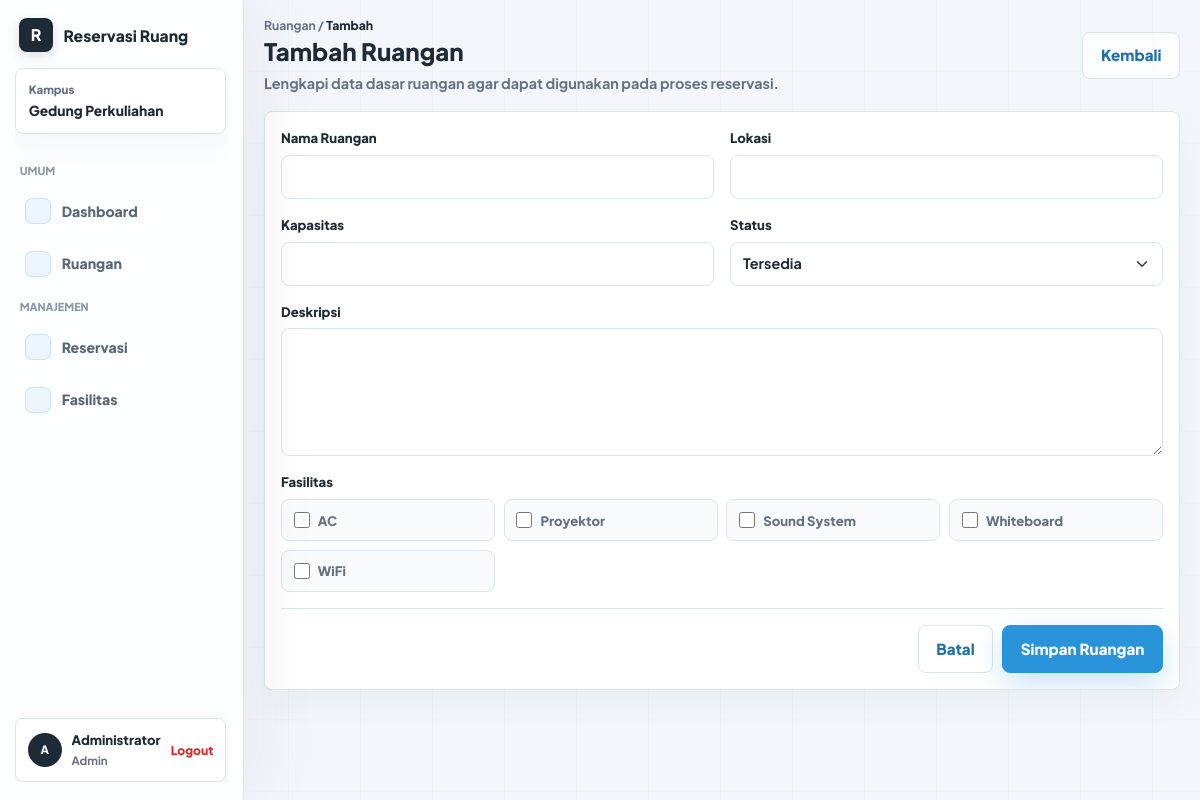
The page /pages/room-create.php (signed in) on the database its author committed.
### tables this page shows
CREATE TABLE facilities (
    id INT AUTO_INCREMENT PRIMARY KEY,
    facility_name VARCHAR(100) NOT NULL
);

### includes/helpers.php (called while the page is built, shortened)
<?php
function e($value)
{
    return htmlspecialchars((string) $value, ENT_QUOTES, 'UTF-8');
}
function base_path()
{
    return '/uas_ppw_s2/';
}
function url($path = '')
{
    return base_path() . ltrim($path, '/');
}

### includes/room_helpers.php (called while the page is built, shortened)
<?php
function fetch_all_rows($conn, $sql, $types = '', $params = [])
{
    $stmt = mysqli_prepare($conn, $sql);
    mysqli_stmt_execute($stmt);
    $result = mysqli_stmt_get_result($stmt);
    return mysqli_fetch_all($result, MYSQLI_ASSOC);
}
function room_status_options()
{
    return [
        'available' => 'Tersedia',
        'maintenance' => 'Perawatan',
        'unavailable' => 'Tidak Tersedia',
    ];
}
function fetch_facilities($conn)
{
    return fetch_all_rows(
        $conn,
        "SELECT id, facility_name
         FROM facilities
         ORDER BY facility_name ASC"
    );
}

### pages/room-create.php (the view, shortened to what this page needs)
<?php
require_once __DIR__ . '/../includes/helpers.php';
require_once __DIR__ . '/../includes/room_helpers.php';
$form = [
    'room_name' => '',
    'location' => '',
    'capacity' => '',
    'status' => 'available',
    'description' => '',
];
$facilities = fetch_facilities($conn);
$selectedFacilities = [];
$errors = [];
require_once __DIR__ . '/../includes/header.php';
?>
<main class="dashboard-page">
    <div class="dashboard-shell">
        <header class="content-topbar">
            <div>
                <span class="dashboard-crumb">Ruangan / <strong>Tambah</strong></span>
                <h1>Tambah Ruangan</h1>
                <p>Lengkapi data dasar ruangan agar dapat digunakan pada proses reservasi.</p>
            </div>
            <a href="<?= url('pages/rooms.php'); ?>" class="btn btn-outline-primary">Kembali</a>
        </header>
        <section class="dashboard-panel form-panel">
            <form method="post" data-validate>
                <div class="form-grid">
                    <div class="form-field">
                        <label for="room_name">Nama Ruangan</label>
                        <input
                            type="text"
                            id="room_name"
                            name="room_name"
                            class="form-control <?= isset($errors['room_name']) ? 'is-invalid-lite' : ''; ?>"
                            value="<?= e($form['room_name']); ?>"
                            data-required
                            data-message="Nama ruangan wajib diisi."
                        >
                    </div>
                    <div class="form-field">
                        <label for="location">Lokasi</label>
                        <input
                            type="text"
                            id="location"
                            name="location"
                            class="form-control <?= isset($errors['location']) ? 'is-invalid-lite' : ''; ?>"
                            value="<?= e($form['location']); ?>"
                            data-required
                            data-message="Lokasi ruangan wajib diisi."
                        >
                    </div>
                    <div class="form-field">
                        <label for="capacity">Kapasitas</label>
                        <input
                            type="number"
                            id="capacity"
                            name="capacity"
                            min="1"
                            class="form-control <?= isset($errors['capacity']) ? 'is-invalid-lite' : ''; ?>"
                            value="<?= e($form['capacity']); ?>"
                            data-required
                            data-message="Kapasitas wajib diisi."
                        >
                    </div>
                    <div class="form-field">
                        <label for="status">Status</label>
                        <select id="status" name="status" class="form-select">
                            <?php foreach (room_status_options() as $value => $label): ?>
                                <option value="<?= e($value); ?>" <?= $form['status'] === $value ? 'selected' : ''; ?>>
                                    <?= e($label); ?>
                                </option>
                            <?php endforeach; ?>
                        </select>
                    </div>
                    <div class="form-field form-field-wide">
                        <label for="description">Deskripsi</label>
                        <textarea id="description" name="description" class="form-control" rows="4"><?= e($form['description']); ?></textarea>
                    </div>
                    <div class="form-field form-field-wide">
                        <span class="form-label-text">Fasilitas</span>
                        <div class="facility-options">
                            <?php foreach ($facilities as $facility): ?>
                                <label>
                                    <input
                                        type="checkbox"
                                        name="facility_ids[]"
                                        value="<?= e($facility['id']); ?>"
                                        <?= in_array((int) $facility['id'], $selectedFacilities, true) ? 'checked' : ''; ?>
                                    >
                                    <span><?= e($facility['facility_name']); ?></span>
                                </label>
                            <?php endforeach; ?>
                        </div>
                    </div>
                </div>
                <div class="form-actions">
                    <a href="<?= url('pages/rooms.php'); ?>" class="btn btn-outline-primary">Batal</a>
                    <button type="submit" class="btn btn-primary">Simpan Ruangan</button>
                </div>
            </form>
        </section>
    </div>
</main>
<?php require_once __DIR__ . '/../includes/footer.php'; ?>

### assets/css/style.css (style rules this page uses)
:root { --brand: #2a94db; --brand-dark: #1f6fa8; --brand-soft: #eaf6fd; --accent: #14b8a6; --warning: #f59e0b; --bg: #f6f9fc; --surface: #ffffff; --surface-subtle: #f9fbfd; --ink: #1f2a37; --muted: #667085; --border: #d9e4ee; --line: rgba(42, 148, 219, 0.16); --shadow: 0 22px 60px rgba(31, 42, 55, 0.1); }
* { box-sizing: border-box; }
body { min-height: 100vh; background: linear-gradient(90deg, rgba(42, 148, 219, 0.05) 1px, transparent 1px), linear-gradient(0deg, rgba(42, 148, 219, 0.04) 1px, transparent 1px), var(--bg); background-size: 72px 72px; color: var(--ink); font-family: "Plus Jakarta Sans", system-ui, -apple-system, BlinkMacSystemFont, "Segoe UI", sans-serif; font-size: 16px; }
a { color: var(--brand); text-decoration: none; }
.has-sidebar .dashboard-page { flex: 1; }
.btn { border-radius: 8px; font-size: 0.95rem; font-weight: 800; padding: 0.72rem 1.1rem; }
.btn-primary { background: var(--brand); border-color: var(--brand); box-shadow: 0 12px 30px rgba(42, 148, 219, 0.24); }
.btn-outline-primary { background: rgba(255, 255, 255, 0.72); border-color: var(--border); color: var(--brand-dark); }
.dashboard-page { min-height: 100vh; padding: 1rem 1.25rem 2rem; }
.dashboard-shell { margin: 0; max-width: none; width: 100%; }
.dashboard-crumb { color: var(--muted); display: block; font-size: 0.76rem; font-weight: 700; margin-bottom: 0.2rem; }
.dashboard-crumb strong { color: var(--ink); font-weight: 800; }
.dashboard-panel { background: var(--surface); border: 1px solid var(--border); border-radius: 8px; box-shadow: 0 14px 32px rgba(31, 42, 55, 0.045); overflow: hidden; }
.content-topbar { align-items: center; display: flex; gap: 1rem; justify-content: space-between; margin-bottom: 1rem; }
.content-topbar h1 { color: var(--ink); font-size: clamp(1.35rem, 2vw, 1.8rem); font-weight: 800; letter-spacing: 0; margin: 0; }
.content-topbar p { color: var(--muted); font-size: 0.9rem; font-weight: 700; line-height: 1.6; margin: 0.35rem 0 0; }
.form-panel { padding: 1rem; }
.form-grid { display: grid; gap: 1rem; grid-template-columns: repeat(2, minmax(0, 1fr)); }
.form-field { min-width: 0; }
.form-field-wide { grid-column: 1 / -1; }
.form-field label { color: var(--ink); display: block; font-size: 0.82rem; font-weight: 800; margin-bottom: 0.45rem; }
.form-label-text { color: var(--ink); display: block; font-size: 0.82rem; font-weight: 800; margin-bottom: 0.45rem; }
.form-field .form-control, .form-field .form-select, .room-search-form .form-control { border-color: var(--border); border-radius: 8px; color: var(--ink); font-size: 0.9rem; font-weight: 700; min-height: 44px; }
.form-field textarea.form-control { min-height: 128px; }
.form-actions { align-items: center; border-top: 1px solid var(--border); display: flex; gap: 0.55rem; justify-content: flex-end; margin-top: 1rem; padding-top: 1rem; }
.facility-options { display: grid; gap: 0.55rem; grid-template-columns: repeat(auto-fit, minmax(170px, 1fr)); }
.facility-options label { align-items: center; background: var(--surface-subtle); border: 1px solid var(--border); border-radius: 8px; color: var(--muted); cursor: pointer; display: flex; font-size: 0.82rem; font-weight: 800; gap: 0.52rem; margin: 0; min-height: 42px; padding: 0.62rem 0.72rem; transition: background 160ms ease, border-color 160ms ease, color 160ms ease; }
.facility-options input { accent-color: var(--brand); flex: 0 0 auto; height: 16px; margin: 0; width: 16px; }

### rows shown on the page
facilities: facility_name "AC"
facilities: facility_name "Proyektor"
facilities: facility_name "Sound System"
facilities: facility_name "Whiteboard"
facilities: facility_name "WiFi"

### other values the page prints
substr($_SESSION['user_name'] ?? 'P', 0, 1) "A"
$_SESSION['user_name'] "Administrator"
$_SESSION['role'] "Admin"
form field status "Tersedia"
